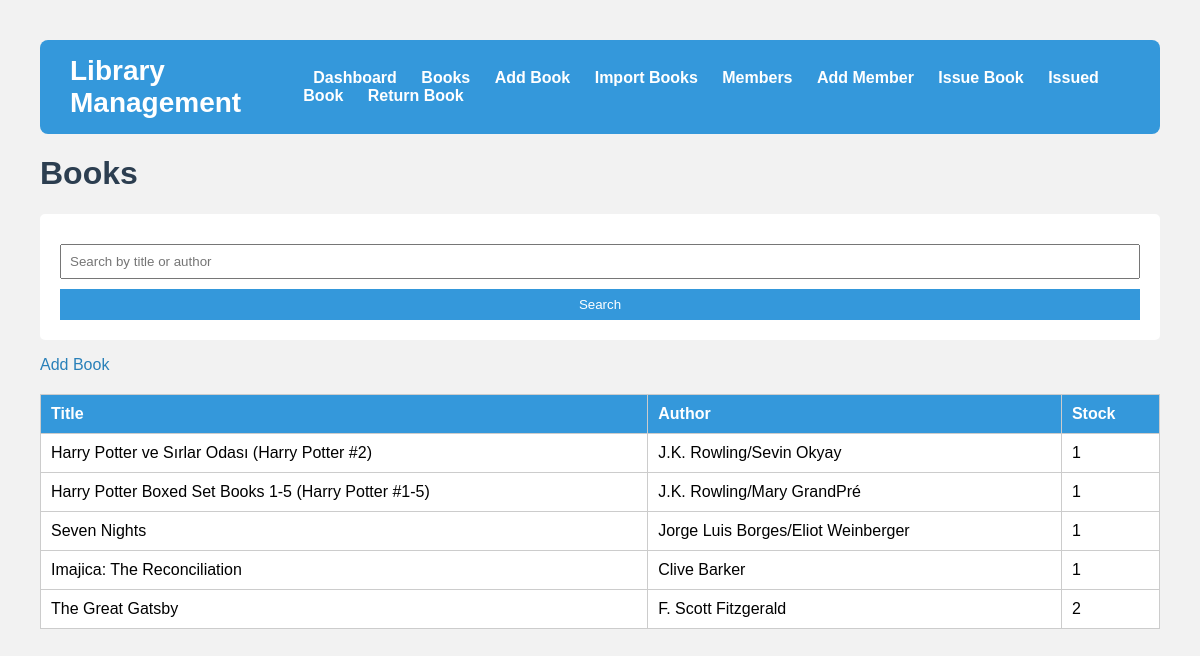
The page /books/ on the database its author committed.
### library/models.py (models this page shows, shortened)
class Book(models.Model):
    title = models.CharField(max_length=255)
    author = models.CharField(max_length=255)
    isbn = models.CharField(max_length=13)
    publisher = models.CharField(max_length=255)
    pages = models.IntegerField()
    stock = models.IntegerField()

### library/views.py (the view)
# urls.py: path('books/', views.book_list, name='book_list'),
def book_list(request):
    q = request.GET.get("q", "")
    books = Book.objects.filter(title__icontains=q) | Book.objects.filter(author__icontains=q)
    return render(request, 'book_list.html', {'books': books})

### library/templates/book_list.html (shortened to what this page needs)
{%load static%}
<html>
<head>
    <link rel="stylesheet" href="{%static 'style.css' %}">
</head>
<body>
    {% include "nav.html" %}
  <h1>Books</h1>
  <form method="get">
    <input type="text" name="q" placeholder="Search by title or author">
    <button type="submit">Search</button>
  </form>
  <a href="/books/add/">Add Book</a>
  <table border="1">
    <tr><th>Title</th><th>Author</th><th>Stock</th></tr>
    {% for book in books %}
    <tr>
      <td>{{ book.title }}</td>
      <td>{{ book.author }}</td>
      <td>{{ book.stock }}</td>
    </tr>
    {% endfor %}
  </table>
</body>
</html>

### library/templates/nav.html
{% block content %}
<nav style="display: flex; justify-content: space-between; align-items: center; background-color: #3498db; padding: 15px 30px; border-radius: 8px; margin-bottom: 20px;">
    <div>
        <h1 style="color: white; margin: 0; font-size: 28px;">Library Management</h1>
    </div>
    <div>
        <a href="/" style="color: white; text-decoration: none; margin: 0 10px; font-weight: bold;">Dashboard</a>
        <a href="/books/" style="color: white; text-decoration: none; margin: 0 10px; font-weight: bold;">Books</a>
        <a href="/books/add/" style="color: white; text-decoration: none; margin: 0 10px; font-weight: bold;">Add Book</a>
        <a href="/books/import/" style="color: white; text-decoration: none; margin: 0 10px; font-weight: bold;">Import Books</a>
        <a href="/members/" style="color: white; text-decoration: none; margin: 0 10px; font-weight: bold;">Members</a>
        <a href="/members/add/" style="color: white; text-decoration: none; margin: 0 10px; font-weight: bold;">Add Member</a>
        <a href="/issue/" style="color: white; text-decoration: none; margin: 0 10px; font-weight: bold;">Issue Book</a>
        <a href="/members/issued_book" style="color: white; text-decoration: none; margin: 0 10px; font-weight: bold;">Issued Book</a>
        <a href="/return/" style="color: white; text-decoration: none; margin: 0 10px; font-weight: bold;">Return Book</a>
    </div>
</nav>
{% endblock content %}

### static/style.css (style rules this page uses)
body { font-family: Arial, sans-serif; background-color: #f2f2f2; margin: 20px; padding: 20px; }
h1 { color: #2c3e50; }
table { width: 100%; border-collapse: collapse; margin-top: 20px; background: white; }
th, td { padding: 10px; border: 1px solid #ccc; text-align: left; }
th { background-color: #3498db; color: white; }
a { text-decoration: none; color: #2980b9; margin-right: 15px; }
form { margin-top: 20px; background: white; padding: 20px; border-radius: 5px; }
input, button, select { padding: 8px; margin-top: 10px; display: block; width: 100%; }
button { background-color: #3498db; color: white; border: none; cursor: pointer; }

### rows shown on the page
Book: title "Harry Potter ve Sırlar Odası (Harry Potter #2)", author "J.K. Rowling/Sevin Okyay", stock "1"
Book: title "Harry Potter Boxed Set Books 1-5 (Harry Potter #1-5)", author "J.K. Rowling/Mary GrandPré", stock "1"
Book: title "Seven Nights", author "Jorge Luis Borges/Eliot Weinberger", stock "1"
Book: title "Imajica: The Reconciliation", author "Clive Barker", stock "1"
Book: title "The Great Gatsby", author "F. Scott Fitzgerald", stock "2"
